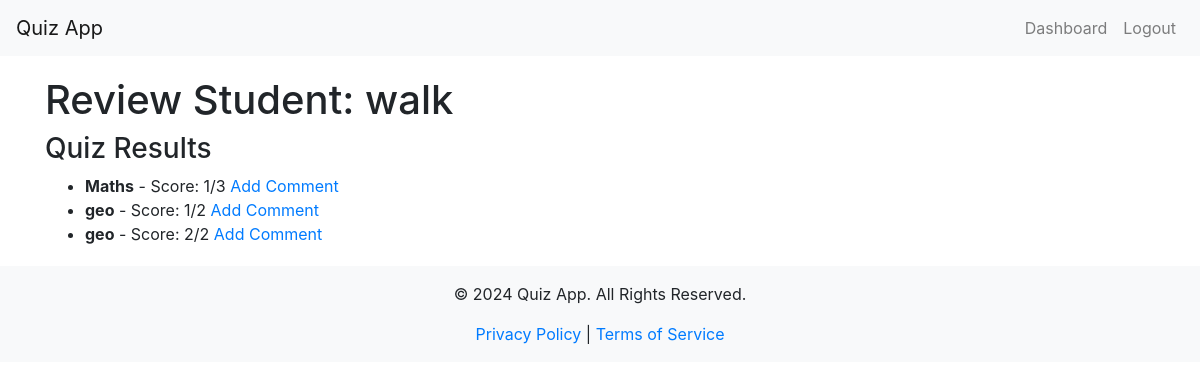
The app's page /admin/review_student/2 (signed in), older data.
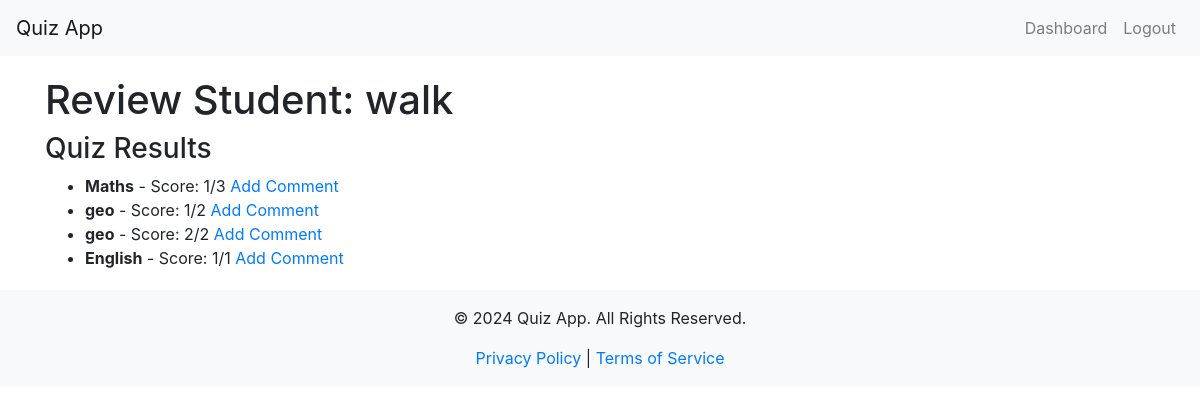
The same page, newer data.
### app/models.py (models this page shows)
class QuizResult(db.Model):
    id = db.Column(db.Integer, primary_key=True)
    user_id = db.Column(db.Integer, db.ForeignKey('user.id'), nullable=False)
    quiz_set_id = db.Column(db.Integer, db.ForeignKey('quiz_set.id'), nullable=False)
    score = db.Column(db.Integer, nullable=False)
    date_taken = db.Column(db.DateTime, default=datetime.utcnow)
    quiz_set = db.relationship('QuizSet', backref='results')  # Keep this backref

class QuizSet(db.Model):
    id = db.Column(db.Integer, primary_key=True)
    title = db.Column(db.String(128), nullable=False)
    questions = db.relationship('Question', backref='quiz_set', lazy=True)
    quiz_results = db.relationship('QuizResult', backref='related_quiz_set', lazy=True)  # Renamed backref

### app/routes.py (the view)
@main_bp.route('/admin/review_student/<int:student_id>')
@login_required
def review_student(student_id):
    if current_user.role != 'admin':
        return redirect(url_for('main.login'))
    student = User.query.get_or_404(student_id)
    quiz_results = QuizResult.query.filter_by(user_id=student.id).all()
    return render_template('review_student.html', student=student, quiz_results=quiz_results)

### app/__init__.py (called while the page is built)
@login_manager.user_loader
def load_user(user_id):
    from app.models import User
    return User.query.get(int(user_id))

### app/templates/review_student.html (shortened to what this page needs)
{% extends "layout.html" %}
{% block content %}
<h1>Review Student: {{ student.username }}</h1>
<h3>Quiz Results</h3>
<ul>
    {% for result in quiz_results %}
    <li>
        <strong>{{ result.quiz_set.title }}</strong> - Score: {{ result.score }}/{{ result.quiz_set.questions|length }}
        <a href="{{ url_for('main.review_question', result_id=result.id) }}">Add Comment</a>
    </li>
    {% endfor %}
</ul>
{% endblock %}

Row changes from the older to the newer data that the page shows:
added QuizResult: quiz_set "English", score "1", quiz_set.questions|length "1"
